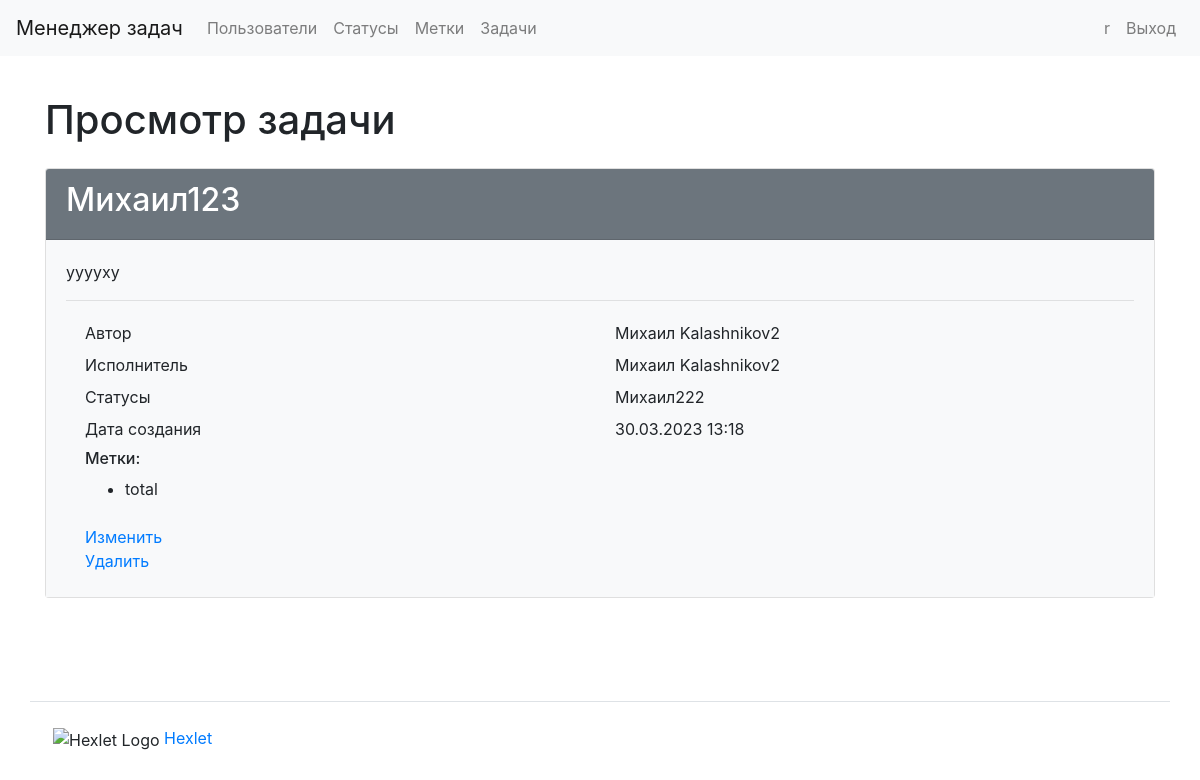
Page /tasks/4/ (signed in) on the committed database.
### task_manager/users/models.py (models this page shows)
class User(AbstractUser):
    first_name = models.CharField(max_length=150)
    last_name = models.CharField(max_length=150)
    def __str__(self):
        return self.get_full_name()

### task_manager/tasks/models.py (models this page shows, shortened)
class Task(models.Model):
    name = models.CharField(max_length=150, unique=True,
                            verbose_name=_('Name'))
    description = models.TextField(max_length=10000,
                                   verbose_name=_('Description'))
    date_created = models.DateTimeField(auto_now_add=True,
                                        verbose_name=_('Creation date'))
    author = models.ForeignKey(User, on_delete=models.PROTECT,
                               related_name='author',
                               verbose_name=_('Author'))
    status = models.ForeignKey(Status, on_delete=models.PROTECT,
                               related_name='statuses',
                               verbose_name=_('Status'))
    executor = models.ForeignKey(User, on_delete=models.PROTECT,
                                 related_name='executor',
                                 verbose_name=_('Executor'))
    labels = models.ManyToManyField(
        Label,
        through='TaskLabel',
        through_fields=('task', 'label'),
        blank=True,
        related_name='labels',
        verbose_name=_('Labels')
    )
    class Meta:
        verbose_name = _('Task')
        verbose_name_plural = _('Tasks')

### task_manager/statuses/models.py (models this page shows)
class Status(models.Model):
    name = models.CharField(max_length=150, unique=True,
                            verbose_name=_('Name'))
    date_created = models.DateTimeField(auto_now_add=True,
                                        verbose_name=_('Creation date'))
    def __str__(self):
        return self.name
    class Meta:
        verbose_name = _('Status')
        verbose_name_plural = _('Statuses')

### task_manager/labels/models.py (models this page shows, shortened)
class Label(models.Model):
    name = models.CharField(max_length=150, unique=True,
                            verbose_name=_('Name'))
    date_created = models.DateTimeField(auto_now_add=True,
                                        verbose_name=_('Creation date'))
    class Meta:
        verbose_name = _('Label')
        verbose_name_plural = _('Labels')

### task_manager/tasks/views.py (the view)
# urls.py: path('<int:pk>/', TaskView.as_view(), name='task_show'),
class TaskView(AuthCheckMixin, DetailView):
    template_name = 'tasks/index.html'
    model = Task
    context_object_name = 'task'
    extra_context = {
        'title': _('Task preview')
    }

### task_manager/mixins.py (called while the page is built)
    def dispatch(self, request, *args, **kwargs):
        if not request.user.is_authenticated:
            messages.error(request, self.auth_message)
            return redirect(reverse_lazy('login'))
        return super().dispatch(request, *args, **kwargs)

### task_manager/templates/tasks/index.html (shortened to what this page needs)
{% extends "base.html" %}
{% load bootstrap4 %}
{% load i18n %}
{% block content %}
<h1 class="my-4">{{ title }}</h1>
<div class="card">
    <div class="card-header bg-secondary text-white">
        <h2>{{ task.name }}</h2>
    </div>
    <div class="card-body bg-light">
        <p>{{ task.description }}</p>
        <hr>
        <div class="container">
            <div class="row p-1">
                <div class="col">{% trans 'Author' %}</div>
                <div class="col">{{ task.author }}</div>
            </div>
            <div class="row p-1">
                <div class="col">{% trans 'Executor' %}</div>
                <div class="col">{{ task.executor }}</div>
            </div>
            <div class="row p-1">
                <div class="col">{% trans 'Status' %}</div>
                <div class="col">{{ task.status }}</div>
            </div>
            <div class="row p-1">
                <div class="col">{% trans 'Creation date' %}</div>
                <div class="col">{{ task.date_created|date:"d.m.Y H:i" }}
                </div>
            </div>
            <div class="row p-1">
                <div class="col">
                    <h6>{% trans 'Labels' %}:</h6>
                    <ul>
                        {% for label in task.labels.all %}
                        <li>{{ label.name }}</li>
                        {% endfor %}
                    </ul>
                </div>
            </div>
            <div class="row p-1">
                <div class="col">
                    <a href="{% url 'task_update' task.id %}">{% trans 'Update' %}</a>
                    <br>
                    <a href="{% url 'task_delete' task.id %}">{% trans 'Delete' %}</a>
                </div>
            </div>
        </div>
    </div>
</div>
{% endblock content %}

### task_manager/templates/base.html (shortened to what this page needs)
{% load i18n %}
{% get_current_language as LANGUAGE_CODE %}
{% load bootstrap4 %}
<!DOCTYPE html>
<html lang="{{ LANGUAGE_CODE }}">
<head>
</head>
<body class="d-flex flex-column min-vh-100">
<header>
    <nav class="navbar navbar-expand-md navbar-light bg-light mb-3">
    <a class="navbar-brand" href="{% url 'home' %}">{% trans "Task manager" %}</a>
    <div class="collapse navbar-collapse" id="navbarToggleExternalContent">
        <ul class="navbar-nav mr-auto">
            <li class="nav-item">
                <a class="nav-link" href="{% url 'users' %}">{% trans "Users" %}</a>
            </li>
            {% if user.is_authenticated %}
                <li class="nav-item">
                    <a class="nav-link" href="{% url 'statuses' %}">{% trans "Statuses" %}</a>
                </li>
                <li class="nav-item">
                    <a class="nav-link" href="{% url 'labels' %}">{% trans "Labels" %}</a>
                </li>
                <li class="nav-item">
                    <a class="nav-link" href="{% url 'tasks' %}">{% trans "Tasks" %}</a>
                </li>
            {% endif %}
        </ul>
        <ul class="navbar-nav">
            {% if user.is_authenticated %}
                <li class="nav-item">
                    <a class="nav-link" href="{% url 'user_update' user.id %}">{{ user.username }}</a>
                </li>
                <li class="nav-item">
                    <a class="nav-link" href="{% url 'logout' %}">{% translate "Logout" %}</a>
                </li>
            {% endif %}
        </ul>
    </div>
    </nav>
</header>
<main class="container wrapper flex-grow-1">
    {% block content %}{% endblock %}
</main>
<footer>
    <div class="container flex-column my-5 pt-4 border-top">
        <img class='ml-2'
             src="https://cdn2.hexlet.io/assets/favicon-9213ff1fc34b4e2da96c3b3eb582b3d10180b250e993141d7928d6aa1f5647c1.ico"
             alt="Hexlet Logo" height="16px">
        <a target="_blank" href="https://ru.hexlet.io">Hexlet</a>
    </div>
</footer>
{% bootstrap_css %}
</body>
</html>

### rows in the picture
User: username "r"
Task: name "Михаил123", description "ууууху", author "Михаил Kalashnikov2", executor "Михаил Kalashnikov2", status "Михаил222", date_created "30.03.2023 13:18"
Label: name "total"

### other values in the picture
{{ title }} "Просмотр задачи"
